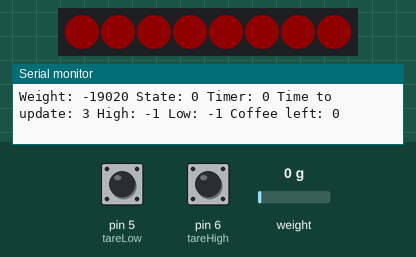
Recording of a sketch running on a simulated Arduino Uno, built with avr-gcc and run on an emulated ATmega328P. Shown: 8 RGB LEDs in strip order, left to right, the last lines printed to the serial monitor. The inputs (shaded band) are chosen by the test bench; at power-on: weight on the scale 0 g, pin 6 (tareHigh) HIGH, pin 5 (tareLow) HIGH. Dim RGB values are drawn brighter than linear; WiFi joins after 1.5 s; servers stay silent unless stated; uploads are accepted with an empty reply; EEPROM starts erased.

Above: at 4.7 s.
4.8 s: weight on the scale set to 1250 g
At 5.7 s:
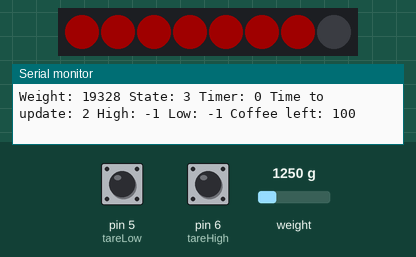
6.6 s: weight on the scale set to 100 g
At 8.1 s:
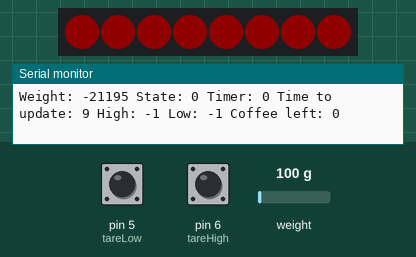
8.4 s: pin 6 (tareHigh) pulled LOW for 0.15 s
11.5 s: weight on the scale set to 3750 g
At 12.1 s:
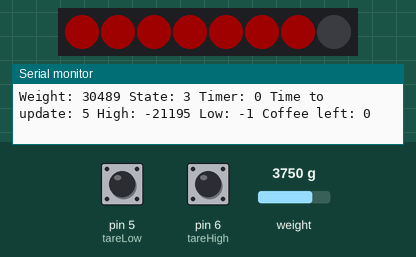
Timing chart, 0 to 14.2 s (numbered marks = the images above; inputs shaded):
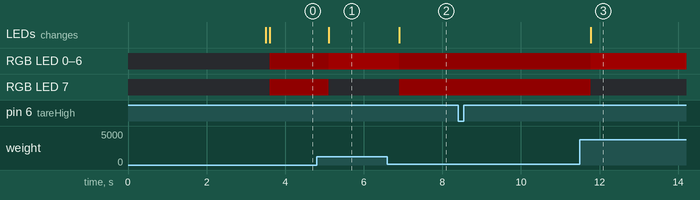

The sketch:

coffeeControl.ino
```cpp
/*
 CoffeeControl

 created 15 februari 2016
 by Magnus Leijonborg

 */
#include <EEPROM.h>
#include <SPI.h>
#include <Ethernet.h>
#include <Adafruit_NeoPixel.h>
#include "HX711.h"


#ifdef __AVR__
  #include <avr/power.h>
#endif

HX711 scale(A0,A1);

#define PIN      A2 //NEO pixel pin

#define tareHigh 6  // pins for tare buttons
#define tareLow  5


// How many NeoPixels are attached to the Arduino?
#define NUMPIXELS      8

//eeprom adresses to store high ana low weights
int eeAddressLow = 0;
int eeAddressHigh = 8;


// Enter a MAC address for your controller below.
// Newer Ethernet shields have a MAC address printed on a sticker on the shield
byte mac[] = { 0xDE, 0xAD, 0xBE, 0xEF, 0xFE, 0xED };
// if you don't want to use DNS (and reduce your sketch size)
// use the numeric IP instead of the name for the server:
IPAddress server(212,97,141,141);  // numeric IP for Google (no DNS)
// char server[] = "";    // name address for Google (using DNS)

// Set the static IP address to use if the DHCP fails to assign
IPAddress ip(192, 168, 0, 177);

// Initialize the Ethernet client library
// with the IP address and port of the server
// that you want to connect to (port 80 is default for HTTP):
EthernetClient client;
//char buf[100];
 int i=0;

int korr=-3673;
double scale_g=5.17857;

//***************** settings **********************

int brewingTime=60*5; //brewint time in seconds
int empty=10350; // empty weight but with margin wet filter
int full=11000; // weight with water but with margin
int fullMargin=60;
int emptyMargin=20;

int updateRate=10;

//************* end settings **********************


int state=0; // 0=empty 1=brewing 2=coffie 3=overful
double level=0; // waterlevel in system 0-100%
int weight=0; // raw value from AD/amp


float calibration_factor = -7050;

Adafruit_NeoPixel pixels = Adafruit_NeoPixel(NUMPIXELS, PIN, NEO_GRB + NEO_KHZ800);

int delayval = 50; // delay for half a second

void setup() {
  // Open serial communications and wait for port to open:
  Serial.begin(115200);
  Serial.println("starting!");

  // Set pins for tare
   pinMode(tareHigh, INPUT);
   digitalWrite(tareHigh, HIGH);
   pinMode(tareLow, INPUT);
   digitalWrite(tareLow, HIGH);

   //read high and low from eeprom
   empty=getInt(eeAddressLow);
   full=getInt(eeAddressHigh);

  // start the Ethernet connection:
  if (Ethernet.begin(mac) == 0) {
    Serial.println("Failed to configure Ethernet using DHCP");
    // try to congifure using IP address instead of DHCP:
    Ethernet.begin(mac, ip);
  }
  // give the Ethernet shield a second to initialize:
  delay(2000);
 pixels.begin(); // This initializes the NeoPixel library.
 Serial.println("Setup complete");
 setTimer2(5);
}

void loop() {

  updateTimer();
  updateTimer2();
  weight=updateWeigth();
  // check for tare high or Low
  if (digitalRead(tareHigh)==false) {
    full=weight;
    storeInt(eeAddressHigh,full);
  }
  if (digitalRead(tareLow)==false) {
    empty=weight;
    storeInt(eeAddressLow,empty);
  }


  debugPrint();
  setState();
  updateLeds(state,coffieLeft(),getTimer(),brewingTime );

  if (getTimer2()==0) {
    updateServer();
    setTimer2(updateRate);
  }

}


double updateWeigth() {
 double w= (-scale.get_value()/100+korr)*scale_g;
 //double w=scale.getGram();

 return w;
}

int coffieLeft() {
  double foo=(weight-empty);
  double bar=(full-empty);
  double left=foo/bar*100;
  if (left>100)
    left=100;
  if (left<0)
    left=0;
  return round(left);
}

void debugPrint() {
   Serial.print("Weight: ");
   Serial.print(weight);
   Serial.print(" State: ");
   Serial.print(state);
   Serial.print(" Timer: ");
   Serial.print(getTimer());
   Serial.print(" Time to update: ");
   Serial.print(getTimer2());

   Serial.print(" High: ");
   Serial.print(full);
   Serial.print(" Low: ");
   Serial.print(empty);


   Serial.print(" Coffee left: ");
   Serial.println(coffieLeft());
}
```

brewingtimer.ino
```cpp
double brewingTimer=0; // timer in seconds
long startms=0;

double timer2=0;
long startms2=0;


void setTimer(int sec) {
  brewingTimer=sec;
  startms=millis();
}

void updateTimer() {
  double delta=millis()-startms;
  brewingTimer=brewingTimer-delta/1000;
  startms=millis();
  if (brewingTimer<0)
    brewingTimer=0;

}

int getTimer() {
  return brewingTimer;
}


void setTimer2(int sec) {
  timer2=sec;
  startms2=millis();
}

void updateTimer2() {
  double delta=millis()-startms2;
  timer2=timer2-delta/1000;
  startms2=millis();
  if (timer2<0)
    timer2=0;

}

int getTimer2() {
  return timer2;
}
```

leds.ino
```cpp
void setLeds(int r, int g, int b, int percent) {
  int i=round((NUMPIXELS*percent)/100)+1;
  if (i>(NUMPIXELS-1)) {
    i=NUMPIXELS-1;
  }
  int j=0;
  for (int j=0; j<NUMPIXELS;j++) {
       pixels.setPixelColor(j, pixels.Color(0,0,0));
       pixels.show(); // This sends the updated pixel color to the hardware.
  }
  for (int j=0; j<i;j++) {
       pixels.setPixelColor(j, pixels.Color(r,g,b));
       pixels.show(); // This sends the updated pixel color to the hardware.
  }
}

void updateLeds(int state, int coffeeLeft, int timeLeft, int brewingTime) {
  int i=0;
  float brewPercent=0;
  switch(state) {
   case 0 : // Empty
      for( i=0;i<NUMPIXELS;i++){
        // pixels.Color takes RGB values, from 0,0,0 up to 255,255,255
        pixels.setPixelColor(i, pixels.Color(16,0,0)); // Moderately bright red color.
     }
     pixels.show(); // This sends the updated pixel color to the hardware.
     break;
   case 1: // Brewing
       brewPercent=round((float(timeLeft)/float(brewingTime))*100);
       setLeds(0,0,16,int(brewPercent));
     break;
   case 2: // Coffee
     setLeds(0,16,00,coffeeLeft);
     break;
   case 3: // overweight
      setLeds(32,0,0,100);
     break;

  }

}
```

misc.ino
```cpp
void storeInt(int adress,int val) {
  EEPROM.write(adress,val);
  EEPROM.write(adress+1,val>>8);


}

int getInt(int adress) {
  int val;
  val=EEPROM.read(adress+1);
  val=val<<8;
  val=val+EEPROM.read(adress);
  return val;
}
```

network.ino
```cpp
String tempStr;
int tempInt;


void updateServer() {
  Serial.println("connecting...");

  // if you get a connection, report back via serial:
  if (client.connect(server, 80)) {
    Serial.println("connected");
    // Make a HTTP request:


    client.print("GET /coffee/coffeestate.php");
    client.print("?s=");
    tempStr=String(state);
    client.print(tempStr);

    client.print("&l=");

    tempInt=coffieLeft();
    tempStr=String(tempInt);
    client.print(tempStr);

    client.print("&t=");

    tempInt=getTimer();
    tempStr=String(tempInt);
    client.print(tempStr);

    client.print("&u=");

    tempInt=millis();
    tempStr=String(tempInt);
    client.print(tempStr);

    client.println(" HTTP/1.1");

    client.println("Host: 212.97.141.141");
    client.println("Connection: close");
    client.println();
  } else {
    // if you didn't get a connection to the server:
    Serial.println("connection failed");
  }

    // if there are incoming bytes available
  // from the server, read them and print them:
 /* if (client.available()) {
    char c = client.read();
    Serial.print(c);
  }
  */
   // if the server's disconnected, stop the client:

   if (client.connected()) {
    Serial.println();
    Serial.println("disconnecting.");
    client.stop();

    }
}
```

states.ino
```cpp
int oldState=0;


int setState() {
 if (weight<=(empty+emptyMargin)) { // detect empty
    state=0;
 }
 else // not empty
 {
   if (weight>=full+fullMargin*1000) {  // overful
     state=3;
   }
   else // not overful
   {
     if ((weight>=full-fullMargin) & (state==0)) { // detect brewing and reset brewing timer
        setTimer(brewingTime);
        state=1;
     }
     else {
       if ((state==1) & (getTimer()==0)) { // detect finnished brewing
         state=2;
       }
     }
   }
 }
 if (oldState!=state) {
   updateServer();
   oldState=state;
 }
}
```

Measured:
- after the input at 4.8 s, RGB LED 0–6: RGB(16, 0, 0) → RGB(32, 0, 0) after 0.31 s; RGB LED 7: RGB(16, 0, 0) → off after 0.31 s; the LEDs: change after 0.31 s (image 1)
- after the input at 6.6 s, RGB LED 0–6: RGB(32, 0, 0) → RGB(16, 0, 0) after 0.31 s; RGB LED 7: off → RGB(16, 0, 0) after 0.31 s; the LEDs: change after 0.31 s (image 2)
- after the input at 11.5 s, RGB LED 0–6: RGB(16, 0, 0) → RGB(32, 0, 0) after 0.28 s; RGB LED 7: RGB(16, 0, 0) → off after 0.28 s; the LEDs: change after 0.28 s (image 3)
